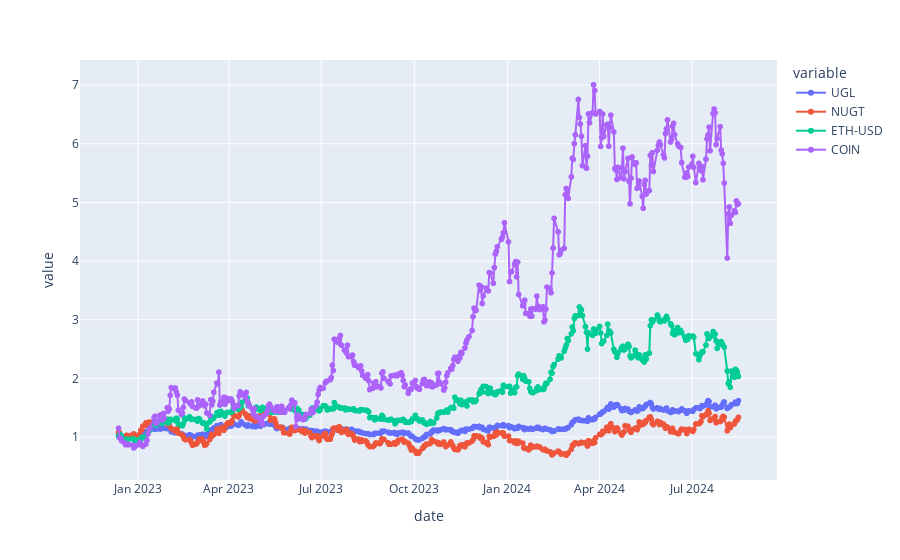

The code cell stored with this chart in its notebook:
### Code cell
df_test = pd.DataFrame(z_score, columns=["z_score"])

fig = px.scatter(cumreturns)

fig.update_traces(mode='markers+lines')

fig.show()

### Figure 1 — Plotly figure (JSON) as saved in the notebook; plotly's stock layout.template omitted (floating-point values rounded to 4 significant figures; data arrays with more than 128 entries replaced by an {"elided": "..."} marker saying what was removed)
{"data": [{"hovertemplate": "variable=UGL<br>date=%{x}<br>value=%{y}<extra></extra>", "legendgroup": "UGL", "marker": {"color": "#636efa", "symbol": "circle"}, "mode": "markers+lines", "name": "UGL", "showlegend": true, "type": "scattergl", "visible": true, "x": {"elided": "421 str values"}, "xaxis": "x", "y": {"elided": "421 float values"}, "yaxis": "y"}, {"hovertemplate": "variable=NUGT<br>date=%{x}<br>value=%{y}<extra></extra>", "legendgroup": "NUGT", "marker": {"color": "#EF553B", "symbol": "circle"}, "mode": "markers+lines", "name": "NUGT", "showlegend": true, "type": "scattergl", "visible": true, "x": {"elided": "421 str values"}, "xaxis": "x", "y": {"elided": "421 float values"}, "yaxis": "y"}, {"hovertemplate": "variable=ETH-USD<br>date=%{x}<br>value=%{y}<extra></extra>", "legendgroup": "ETH-USD", "marker": {"color": "#00cc96", "symbol": "circle"}, "mode": "markers+lines", "name": "ETH-USD", "showlegend": true, "type": "scattergl", "x": {"elided": "421 str values"}, "xaxis": "x", "y": {"elided": "421 float values"}, "yaxis": "y"}, {"hovertemplate": "variable=COIN<br>date=%{x}<br>value=%{y}<extra></extra>", "legendgroup": "COIN", "marker": {"color": "#ab63fa", "symbol": "circle"}, "mode": "markers+lines", "name": "COIN", "showlegend": true, "type": "scattergl", "x": {"elided": "421 str values"}, "xaxis": "x", "y": {"elided": "421 float values"}, "yaxis": "y"}], "layout": {"autosize": true, "legend": {"title": {"text": "variable"}, "tracegroupgap": 0}, "margin": {"t": 60}, "xaxis": {"anchor": "y", "autorange": true, "domain": [0, 1], "range": ["2022-11-05 15:00:55.7364", "2024-09-22 08:59:04.2636"], "title": {"text": "date"}, "type": "date"}, "yaxis": {"anchor": "x", "autorange": true, "domain": [0, 1], "range": [0.2013, 7.496], "title": {"text": "value"}, "type": "linear"}}}
